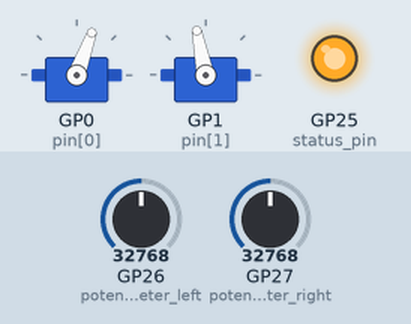
Simulated run of this program. Board: Raspberry Pi Pico running MicroPython. Parts: 2 × servo, output pins drawn as LEDs (lit = HIGH). The inputs (shaded band) are chosen by the test bench; at power-on: GP26 (potentiometer_left) = 32768, GP27 (potentiometer_right) = 32768 (analog values on the 0–65535 scale). Servo angles are drawn from the pulse width (0.5 ms = 0°, 2.5 ms = 180°); what the program prints to the serial console is not drawn.

Above: at 1.2 s.
1.3 s: GP26 (potentiometer_left) set to 36592
4.3 s: GP26 (potentiometer_left) set to 38912
At 5.1 s:
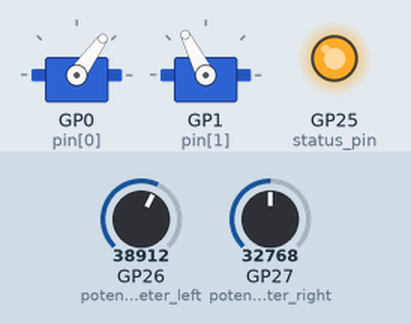
5.8 s: GP26 (potentiometer_left) set to 32767
At 8.17 s:
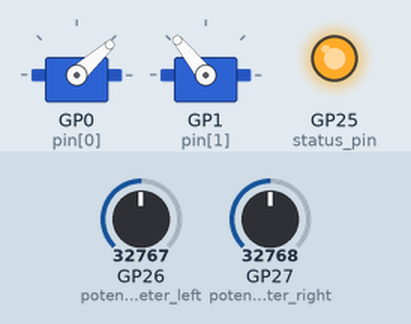
8.8 s: GP26 (potentiometer_left) set to 45874
Timing chart, 0 to 12.8 s (numbered marks = the images above; inputs shaded):
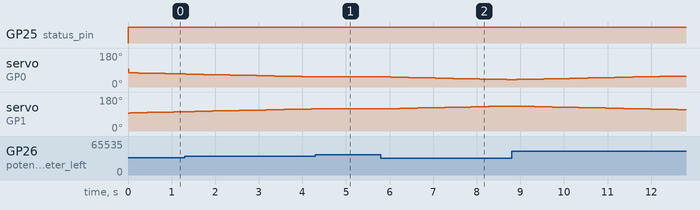

Measured:
- the behaviour switches between 37728 and 37744 on GP26 (potentiometer_left) (found by bisection; images 0 and 1)
- after the input at 4.3 s, servo on GP0 (pin[0]): stays 54° (without the input it goes to 53° after 0.10 s); servo on GP1 (pin[1]): stays 117° (without the input it goes to 118° after 0.11 s)
- after the input at 5.8 s, servo on GP0 (pin[0]): moves from 54° to 39° over 2.9 s, starting at once; servo on GP1 (pin[1]): moves from 117° to 132° over 2.9 s, starting at once

The program:

main_gripper.py
```python
import machine
import time

uart = machine.UART(0, baudrate=115000*2,
                    tx=machine.Pin(16), rx=machine.Pin(17))
status_pin = machine.Pin(25, machine.Pin.OUT)

potentiometer_left = machine.ADC(26)
potentiometer_right = machine.ADC(27)

servo_pins = {}
for i in range(16):
    if i in (16, 17):
        continue
    pin = machine.Pin(i)
    pwm = machine.PWM(pin)
    pwm.freq(50)
    servo_pins[i] = pwm

min_duty = int(65535 * 0.5 / 20)  # Values for mg92b
max_duty = int(65535 * 2.4 / 20)  # Values for mg92b


def angle_to_duty(angle):
    return int(min_duty + (angle / 180) * (max_duty - min_duty))


buffer = b""


def read_adc(adc):
    time.sleep_us(10)
    return adc.read_u16() * 3.3 / 65535  # in volts


def set_pwm(pwm, angle):
    duty = angle_to_duty(angle)
    pwm.duty_u16(duty)


angle = 100
set_pwm(servo_pins[0], angle)
set_pwm(servo_pins[1], angle)

limit = 2
while True:
    time.sleep_us(10)
    status_pin.on()
    value = read_adc(potentiometer_left)
    value1 = read_adc(potentiometer_right)
    print(value)
    print(angle)
    if (value > limit - 0.1):
        angle -= 0.01
    if (value < limit + 0.1):
        angle += 0.01
    if (angle > 180):
        angle = 180
    if (angle < 100):
        angle = 100
    set_pwm(servo_pins[0], 180 - angle)
    set_pwm(servo_pins[1], angle)

    # print(read_adc(potentiometer_left))

    # if uart.any():
    #     char = uart.read(1)
    #     if char:
    #         if char == b'\n':
    #             decoded_buffer = buffer.decode().strip()
    #             status_pin.on()
    #             try:
    #                 parts = decoded_buffer.split(";")
    #                 value = float(parts[1])
    #                 motor_id = int(parts[0])
    #                 # if 0 <= motor_id <= 15 and 0 <= value <= 180:
    #                     # duty = angle_to_duty(value)
    #                     # servo_pins[motor_id].duty_u16(duty)
    #             except Exception as e:
    #                 buffer = b""
    #                 continue
    #             buffer = b""
    #         else:
    #             buffer += char
```
